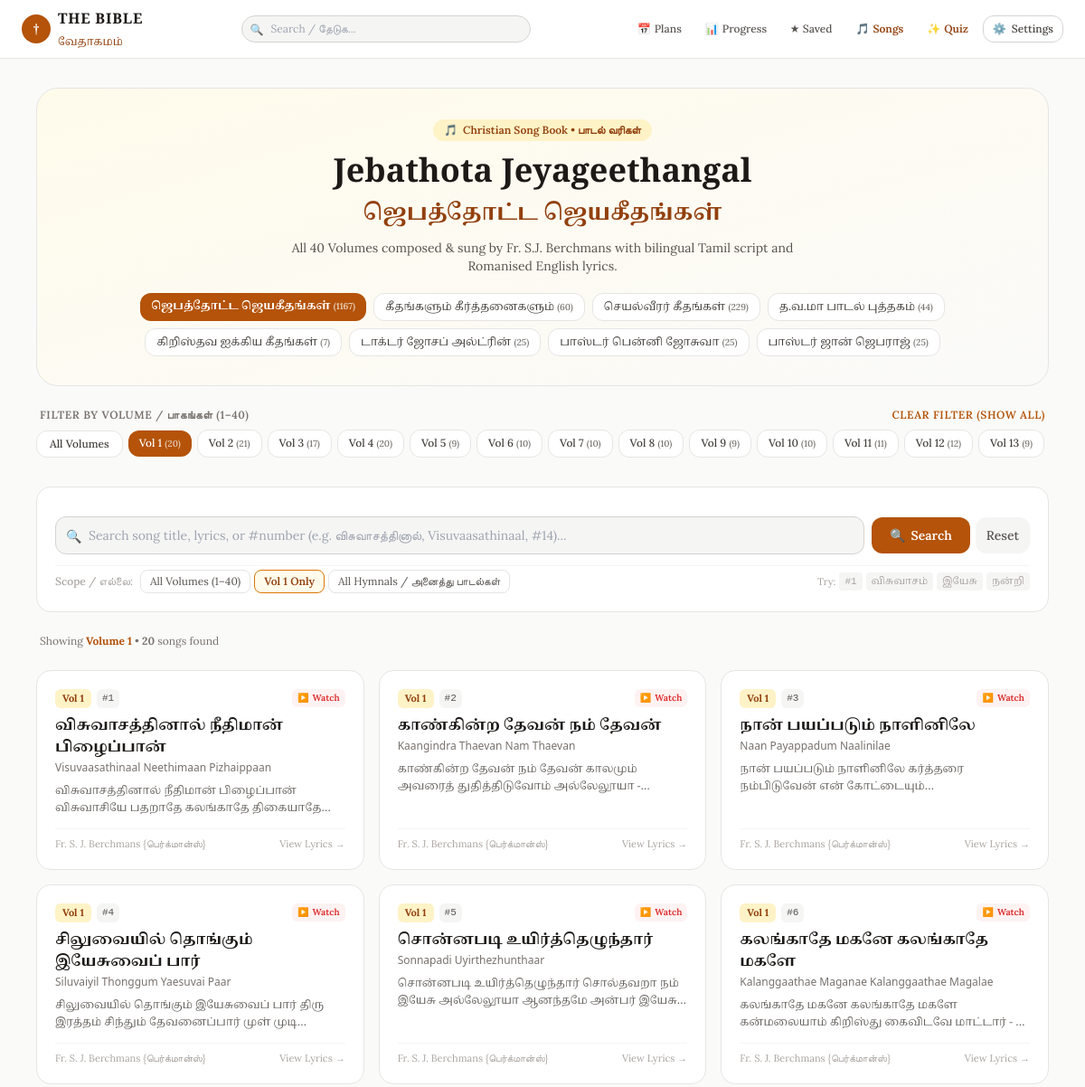
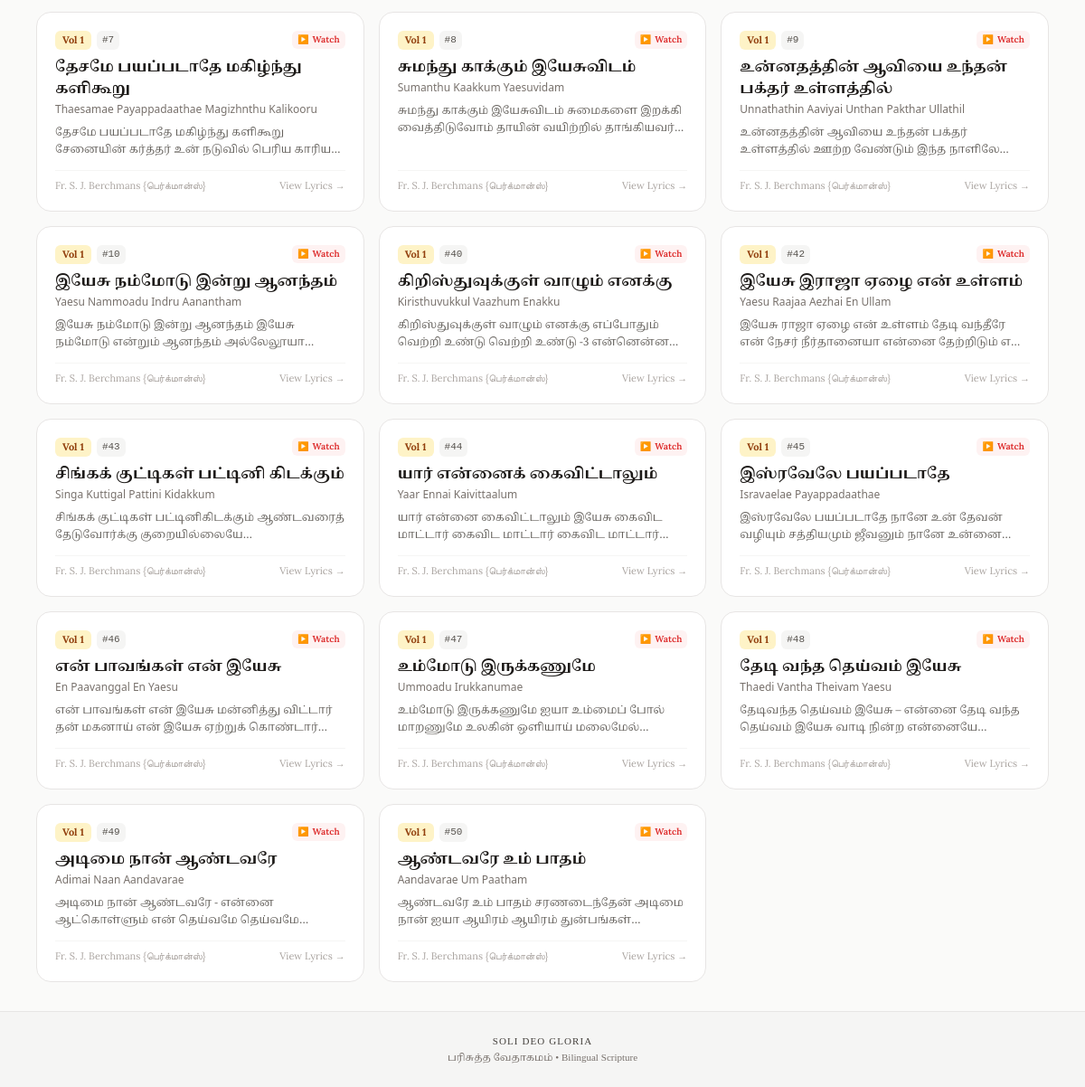
The app's page /songs?book=jebathota&vol=1&canon=protestant with its own data (2 pictures, top to bottom).
### tables this page shows
CREATE TABLE song_books (
            code TEXT PRIMARY KEY,
            name_ta TEXT NOT NULL,
            name_en TEXT NOT NULL,
            display_order INTEGER DEFAULT 0
        );

CREATE TABLE songs (
            id INTEGER PRIMARY KEY,
            songbook_code TEXT NOT NULL,
            songbook_name_ta TEXT,
            songbook_name_en TEXT,
            volume INTEGER DEFAULT 0,
            volume_name TEXT,
            song_number INTEGER DEFAULT 0,
            title_ta TEXT NOT NULL,
            title_en TEXT NOT NULL,
            alternate_title TEXT,
            lyrics_ta TEXT,
            lyrics_en TEXT,
            lyrics_bilingual TEXT,
            author TEXT,
            youtube_url TEXT
        );

### app/main.py (the view)
@app.get("/songs", response_class=HTMLResponse)
async def songs_directory_page(
    request: Request,
    book: str = Query("jebathota"),
    vol: int = Query(None),
    q: str = Query(""),
    page: int = Query(1, ge=1),
    canon: str = Query(None)
):
    active_canon = resolve_canon(request, canon)
    canon_ctx = get_canon_context(active_canon)
    songbooks = get_song_books()
    volumes = get_song_volumes(book)
    clean_q = q.strip() if q else ""
    page_size = 40
    offset = (page - 1) * page_size
    songs_data = get_songs_list(
        songbook_code=book,
        volume=vol,
        query=clean_q,
        limit=page_size,
        offset=offset
    )
    total_count = songs_data["total_count"]
    total_pages = max(1, (total_count + page_size - 1) // page_size)
    return templates.TemplateResponse(
        request=request,
        name="songs.html",
        context={
            **canon_ctx,
            "songbooks": songbooks,
            "volumes": volumes,
            "active_book": book,
            "active_vol": vol,
            "query": clean_q,
            "songs": songs_data["songs"],
            "total_count": total_count,
            "page": page,
            "total_pages": total_pages,
        },
    )

### templates/songs.html (shortened to what this page needs)
{% extends "base.html" %}
{% block content %}
<div class="max-w-6xl mx-auto px-3 sm:px-4 py-4 sm:py-8 space-y-6">
    <div class="bg-gradient-to-br from-amber-50 to-stone-50 dark:from-stone-900 dark:to-stone-950 border border-stone-200 dark:border-stone-800 rounded-3xl p-5 sm:p-8 text-center space-y-3 relative overflow-hidden shadow-xs">
        <div class="inline-flex items-center gap-1.5 px-3 py-1 rounded-full bg-amber-100 dark:bg-amber-900/40 text-amber-800 dark:text-amber-300 text-xs font-semibold">
            <span>🎵</span> <span>Christian Song Book • பாடல் வரிகள்</span>
        </div>
        <h1 class="font-cinzel text-2xl sm:text-4xl font-bold text-stone-900 dark:text-stone-100">
            Jebathota Jeyageethangal
        </h1>
        <h2 class="font-tamil text-lg sm:text-2xl text-amber-800 dark:text-amber-400 font-semibold" translate="no">
            ஜெபத்தோட்ட ஜெயகீதங்கள்
        </h2>
        <p class="text-xs sm:text-sm text-stone-600 dark:text-stone-400 max-w-xl mx-auto">
            All 40 Volumes composed & sung by Fr. S.J. Berchmans with bilingual Tamil script and Romanised English lyrics.
        </p>
        <div class="pt-2 flex flex-wrap justify-center gap-1.5 sm:gap-2">
            {% for sb in songbooks %}
            <a href="/songs?book={{ sb.code }}{% if canon %}&canon={{ canon }}{% endif %}"
               class="px-3 py-1.5 rounded-xl text-xs font-medium transition cursor-pointer {% if active_book == sb.code %}bg-amber-700 text-white font-semibold shadow-xs{% else %}bg-white dark:bg-stone-800 text-stone-700 dark:text-stone-300 border border-stone-200 dark:border-stone-700 hover:border-amber-600{% endif %}">
                <span class="font-tamil" translate="no">{{ sb.name_ta }}</span>
                <span class="text-[10px] opacity-75">({{ sb.song_count }})</span>
            </a>
            {% endfor %}
        </div>
    </div>
    {% if active_book == 'jebathota' and volumes %}
    <div class="space-y-2">
        <div class="flex items-center justify-between text-xs font-semibold text-stone-500 uppercase tracking-wider px-1">
            <span>Filter by Volume / பாகங்கள் (1–40)</span>
            {% if active_vol %}
            <a href="/songs?book=jebathota{% if query %}&q={{ query }}{% endif %}{% if canon %}&canon={{ canon }}{% endif %}"
               class="text-amber-700 dark:text-amber-400 hover:underline">Clear Filter (Show All)</a>
            {% endif %}
        </div>
        <div class="flex items-center gap-1.5 overflow-x-auto pb-2 scrollbar-none text-xs">
            <a href="/songs?book=jebathota{% if query %}&q={{ query }}{% endif %}{% if canon %}&canon={{ canon }}{% endif %}"
               class="px-3.5 py-1.5 rounded-xl shrink-0 transition font-medium {% if not active_vol %}bg-stone-900 text-white dark:bg-stone-100 dark:text-stone-900 font-bold{% else %}bg-white dark:bg-stone-800 text-stone-700 dark:text-stone-300 border border-stone-200 dark:border-stone-700 hover:border-amber-600{% endif %}">
                All Volumes
            </a>
            {% for v in volumes %}
            <a href="/songs?book=jebathota&vol={{ v.volume }}{% if query %}&q={{ query }}{% endif %}{% if canon %}&canon={{ canon }}{% endif %}"
               class="px-3 py-1.5 rounded-xl shrink-0 transition font-medium {% if active_vol == v.volume %}bg-amber-700 text-white font-bold shadow-xs{% else %}bg-white dark:bg-stone-800 text-stone-700 dark:text-stone-300 border border-stone-200 dark:border-stone-700 hover:border-amber-600{% endif %}">
                Vol {{ v.volume }} <span class="text-[10px] opacity-75">({{ v.count }})</span>
            </a>
            {% endfor %}
        </div>
    </div>
    {% endif %}
    <div class="bg-white dark:bg-stone-900 border border-stone-200 dark:border-stone-800 rounded-2xl p-4 sm:p-5 shadow-xs space-y-3">
        <form id="song-search-form" action="/songs" method="get" class="space-y-3">
            <div class="flex flex-col sm:flex-row gap-2 relative">
                <div class="relative flex-1">
                    <input type="text" id="song-search-input" name="q" value="{{ query }}"
                           placeholder="Search song title, lyrics, or #number (e.g. விசுவாசத்தினால், Visuvaasathinaal, #14)..."
                           autocomplete="off"
                           class="w-full text-xs sm:text-sm bg-stone-100 dark:bg-stone-800 border border-stone-300 dark:border-stone-700 rounded-xl pl-9 pr-8 py-2.5 focus:outline-none focus:ring-2 focus:ring-amber-700 text-stone-900 dark:text-stone-100">
                    <span class="absolute left-3 top-3 text-stone-400 text-xs sm:text-sm">🔍</span>
                </div>
                <div class="flex items-center gap-1.5 shrink-0">
                    <button type="submit" class="w-full sm:w-auto px-5 py-2.5 bg-amber-700 hover:bg-amber-800 text-white rounded-xl text-xs sm:text-sm font-semibold transition cursor-pointer flex items-center justify-center gap-1.5 shadow-xs">
                        <span>🔍</span> <span>Search</span>
                    </button>
                    {% if query or active_vol or (active_book and active_book != 'jebathota') %}
                    <a href="/songs?book=jebathota{% if canon %}&canon={{ canon }}{% endif %}"
                       class="px-3 py-2.5 bg-stone-100 dark:bg-stone-800 hover:bg-stone-200 dark:hover:bg-stone-700 text-stone-600 dark:text-stone-300 rounded-xl text-xs sm:text-sm font-medium transition shrink-0"
                       title="Reset search and filters">
                        Reset
                    </a>
                    {% endif %}
                </div>
            </div>
            <div class="flex flex-wrap items-center justify-between gap-2 pt-1 border-t border-stone-100 dark:border-stone-800 text-xs">
                <div class="flex flex-wrap items-center gap-1 text-[11px] sm:text-xs">
                    <span class="text-stone-400 font-medium mr-1">Scope / எல்லை:</span>
                    <label class="inline-flex items-center gap-1 px-2.5 py-1 rounded-lg border cursor-pointer transition {% if not active_vol and active_book != 'all' %}bg-amber-50 dark:bg-amber-950/40 border-amber-600 text-amber-800 dark:text-amber-300 font-semibold{% else %}border-stone-200 dark:border-stone-700 text-stone-600 dark:text-stone-400 hover:bg-stone-50 dark:hover:bg-stone-800{% endif %}">
                        <span>All Volumes (1–40)</span>
                    </label>
                    {% if active_vol %}
                    <label class="inline-flex items-center gap-1 px-2.5 py-1 rounded-lg border cursor-pointer transition bg-amber-50 dark:bg-amber-950/40 border-amber-600 text-amber-800 dark:text-amber-300 font-semibold">
                        <span>Vol {{ active_vol }} Only</span>
                    </label>
                    {% endif %}
                    <label class="inline-flex items-center gap-1 px-2.5 py-1 rounded-lg border cursor-pointer transition {% if active_book == 'all' %}bg-amber-50 dark:bg-amber-950/40 border-amber-600 text-amber-800 dark:text-amber-300 font-semibold{% else %}border-stone-200 dark:border-stone-700 text-stone-600 dark:text-stone-400 hover:bg-stone-50 dark:hover:bg-stone-800{% endif %}">
                        <span>All Hymnals / அனைத்து பாடல்கள்</span>
                    </label>
                </div>
                <div class="hidden md:flex items-center gap-1 text-[11px] text-stone-400">
                    <span>Try:</span>
                    <button type="button" onclick="quickFillSearch('#1')" class="px-1.5 py-0.5 rounded bg-stone-100 dark:bg-stone-800 hover:text-amber-700 font-mono">#1</button>
                    <button type="button" onclick="quickFillSearch('விசுவாசம்')" class="px-1.5 py-0.5 rounded bg-stone-100 dark:bg-stone-800 hover:text-amber-700 font-tamil" translate="no">விசுவாசம்</button>
                    <button type="button" onclick="quickFillSearch('இயேசு')" class="px-1.5 py-0.5 rounded bg-stone-100 dark:bg-stone-800 hover:text-amber-700 font-tamil" translate="no">இயேசு</button>
                    <button type="button" onclick="quickFillSearch('நன்றி')" class="px-1.5 py-0.5 rounded bg-stone-100 dark:bg-stone-800 hover:text-amber-700 font-tamil" translate="no">நன்றி</button>
                </div>
            </div>
        </form>
    </div>
    <div class="flex items-center justify-between text-xs text-stone-500 px-1">
        <div>
            {% if active_vol %}
            <span>Showing <strong class="text-amber-700 dark:text-amber-400 font-bold">Volume {{ active_vol }}</strong> • </span>
            {% endif %}
            <span><strong>{{ total_count }}</strong> songs found</span>
        </div>
    </div>
    {% if songs %}
    <div class="grid grid-cols-1 md:grid-cols-2 lg:grid-cols-3 gap-3 sm:gap-4">
        {% for s in songs %}
        <a href="/songs/{{ s.id }}{% if canon %}?canon={{ canon }}{% endif %}"
           class="group bg-white dark:bg-stone-900 border border-stone-200 dark:border-stone-800 hover:border-amber-600/70 rounded-2xl p-4 sm:p-5 shadow-xs hover:shadow-md transition flex flex-col justify-between space-y-3">
            <div class="space-y-2">
                <div class="flex items-center justify-between text-[11px]">
                    <div class="flex items-center gap-1.5">
                        {% if s.volume and s.volume > 0 %}
                        <span class="px-2 py-0.5 rounded-md bg-amber-100 dark:bg-amber-900/40 text-amber-800 dark:text-amber-300 font-bold">
                            Vol {{ s.volume }}
                        </span>
                        {% endif %}
                        {% if s.song_number and s.song_number > 0 %}
                        <span class="px-1.5 py-0.5 rounded-md bg-stone-100 dark:bg-stone-800 text-stone-600 dark:text-stone-400 font-mono">
                            #{{ s.song_number }}
                        </span>
                        {% endif %}
                    </div>
                    {% if s.youtube_url %}
                    <span class="inline-flex items-center gap-1 text-red-600 text-xs font-semibold px-1.5 py-0.5 rounded-md bg-red-50 dark:bg-red-950/40" title="Watch on YouTube">
                        <span class="text-[10px]">▶️</span> <span class="text-[10px] hidden sm:inline">Watch</span>
                    </span>
                    {% endif %}
                </div>
                <div>
                    <h3 class="font-tamil font-bold text-sm sm:text-base text-stone-900 dark:text-stone-100 group-hover:text-amber-700 dark:group-hover:text-amber-400 transition leading-snug" translate="no">
                        {{ s.title_ta }}
                    </h3>
                    <p class="font-sans text-xs text-stone-500 font-medium mt-0.5">
                        {{ s.title_en }}
                    </p>
                </div>
                {% if s.snippet_ta %}
                <p class="font-tamil text-xs text-stone-600 dark:text-stone-400 line-clamp-2 leading-relaxed opacity-90" translate="no">
                    {{ s.snippet_ta }}...
                </p>
                {% endif %}
            </div>
            <div class="pt-2 border-t border-stone-100 dark:border-stone-800 flex items-center justify-between text-[11px] text-stone-400 group-hover:text-amber-700 transition">
                <span>{{ s.author or "Fr. S.J. Berchmans" }}</span>
                <span>View Lyrics →</span>
            </div>
        </a>
        {% endfor %}
    </div>
    {% endif %}
</div>
{% endblock %}

### templates/base.html (style rules this page uses)
:root { --reader-font-size: 18px; }
.font-tamil { font-family: 'Noto Serif Tamil', serif; line-height: 2.1; }
.verse-text-ta, .verse-ta, .font-tamil { line-height: 1.95 !important; }

### records on screen
song_books: name_ta "ஜெபத்தோட்ட ஜெயகீதங்கள்", song_count "1167"
song_books: name_ta "கீதங்களும் கீர்த்தனைகளும்", song_count "60"
song_books: name_ta "செயல்வீரர் கீதங்கள்", song_count "229"
song_books: name_ta "த.வ.மா பாடல் புத்தகம்", song_count "44"
song_books: name_ta "கிறிஸ்தவ ஐக்கிய கீதங்கள்", song_count "7"
song_books: name_ta "டாக்டர் ஜோசப் அல்ட்ரின்", song_count "25"
song_books: name_ta "பாஸ்டர் பென்னி ஜோசுவா", song_count "25"
song_books: name_ta "பாஸ்டர் ஜான் ஜெபராஜ்", song_count "25"
songs: volume "1", song_number "1", shows "Watch", title_ta "விசுவாசத்தினால் நீதிமான் பிழைப்பான்", title_en "Visuvaasathinaal Neethimaan Pizhaippaan", snippet_ta "விசுவாசத்தினால் நீதிமான் பிழைப்பான் விசுவாசியே பதறாதே கலங்காதே…", author "Fr. S. J. Berchmans {பெர்க்மான்ஸ்}"
songs: volume "1", song_number "2", shows "Watch", title_ta "காண்கின்ற தேவன் நம் தேவன்", title_en "Kaangindra Thaevan Nam Thaevan", snippet_ta "காண்கின்ற தேவன் நம் தேவன் காலமும் அவரைத் துதித்திடுவோம் அல்லேலூயா…", author "Fr. S. J. Berchmans {பெர்க்மான்ஸ்}"
songs: volume "1", song_number "3", shows "Watch", title_ta "நான் பயப்படும் நாளினிலே", title_en "Naan Payappadum Naalinilae", snippet_ta "நான் பயப்படும் நாளினிலே கர்த்தரை நம்பிடுவேன் என்…", author "Fr. S. J. Berchmans {பெர்க்மான்ஸ்}"
songs: volume "1", song_number "4", shows "Watch", title_ta "சிலுவையில் தொங்கும் இயேசுவைப் பார்", title_en "Siluvaiyil Thonggum Yaesuvai Paar", snippet_ta "சிலுவையில் தொங்கும் இயேசுவைப் பார் திரு இரத்தம் சிந்தும் தேவனைப்பார் முள்…", author "Fr. S. J. Berchmans {பெர்க்மான்ஸ்}"
songs: volume "1", song_number "5", shows "Watch", title_ta "சொன்னபடி உயிர்த்தெழுந்தார்", title_en "Sonnapadi Uyirthezhunthaar", snippet_ta "சொன்னபடி உயிர்த்தெழுந்தார் சொல்தவறா நம் இயேசு அல்லேலூயா ஆனந்தமே அன்பர்…", author "Fr. S. J. Berchmans {பெர்க்மான்ஸ்}"
songs: volume "1", song_number "6", shows "Watch", title_ta "கலங்காதே மகனே கலங்காதே மகளே", title_en "Kalanggaathae Maganae Kalanggaathae Magalae", snippet_ta "கலங்காதே மகனே கலங்காதே மகளே கன்மலையாம் கிறிஸ்து கைவிடவே மாட்டார் -…", author "Fr. S. J. Berchmans {பெர்க்மான்ஸ்}"
songs: volume "1", song_number "7", shows "Watch", title_ta "தேசமே பயப்படாதே மகிழ்ந்து களிகூறு", title_en "Thaesamae Payappadaathae Magizhnthu Kalikooru", snippet_ta "தேசமே பயப்படாதே மகிழ்ந்து களிகூறு சேனையின் கர்த்தர் உன் நடுவில் பெரிய…", author "Fr. S. J. Berchmans {பெர்க்மான்ஸ்}"
songs: volume "1", song_number "8", shows "Watch", title_ta "சுமந்து காக்கும் இயேசுவிடம்", title_en "Sumanthu Kaakkum Yaesuvidam", snippet_ta "சுமந்து காக்கும் இயேசுவிடம் சுமைகளை இறக்கி வைத்திடுவோம் தாயின் வயிற்றில்…", author "Fr. S. J. Berchmans {பெர்க்மான்ஸ்}"
songs: volume "1", song_number "9", shows "Watch", title_ta "உன்னதத்தின் ஆவியை உந்தன் பக்தர் உள்ளத்தில்", title_en "Unnathathin Aaviyai Unthan Pakthar Ullathil", snippet_ta "உன்னதத்தின் ஆவியை உந்தன் பக்தர் உள்ளத்தில் ஊற்ற வேண்டும் இந்த…", author "Fr. S. J. Berchmans {பெர்க்மான்ஸ்}"
songs: volume "1", song_number "10", shows "Watch", title_ta "இயேசு நம்மோடு இன்று ஆனந்தம்", title_en "Yaesu Nammoadu Indru Aanantham", snippet_ta "இயேசு நம்மோடு இன்று ஆனந்தம் இயேசு நம்மோடு என்றும் ஆனந்தம்…", author "Fr. S. J. Berchmans {பெர்க்மான்ஸ்}"
songs: volume "1", song_number "40", shows "Watch", title_ta "கிறிஸ்துவுக்குள் வாழும் எனக்கு", title_en "Kiristhuvukkul Vaazhum Enakku", snippet_ta "கிறிஸ்துவுக்குள் வாழும் எனக்கு எப்போதும் வெற்றி உண்டு வெற்றி உண்டு -3…", author "Fr. S. J. Berchmans {பெர்க்மான்ஸ்}"
songs: volume "1", song_number "42", shows "Watch", title_ta "இயேசு இராஜா ஏழை என் உள்ளம்", title_en "Yaesu Raajaa Aezhai En Ullam", snippet_ta "இயேசு ராஜா ஏழை என் உள்ளம் தேடி வந்தீரே என் நேசர் நீர்தானையா என்னை தேற்றிடும்…", author "Fr. S. J. Berchmans {பெர்க்மான்ஸ்}"
songs: volume "1", song_number "43", shows "Watch", title_ta "சிங்கக் குட்டிகள் பட்டினி கிடக்கும்", title_en "Singa Kuttigal Pattini Kidakkum", snippet_ta "சிங்கக் குட்டிகள் பட்டினிகிடக்கும் ஆண்டவரைத் தேடுவோர்க்கு…", author "Fr. S. J. Berchmans {பெர்க்மான்ஸ்}"
songs: volume "1", song_number "44", shows "Watch", title_ta "யார் என்னைக் கைவிட்டாலும்", title_en "Yaar Ennai Kaivittaalum", snippet_ta "யார் என்னை கைவிட்டாலும் இயேசு கைவிட மாட்டார் கைவிட மாட்டார் கைவிட…", author "Fr. S. J. Berchmans {பெர்க்மான்ஸ்}"
songs: volume "1", song_number "45", shows "Watch", title_ta "இஸ்ரவேலே பயப்படாதே", title_en "Isravaelae Payappadaathae", snippet_ta "இஸ்ரவேலே பயப்படாதே நானே உன் தேவன் வழியும் சத்தியமும் ஜீவனும் நானே…", author "Fr. S. J. Berchmans {பெர்க்மான்ஸ்}"
songs: volume "1", song_number "46", shows "Watch", title_ta "என் பாவங்கள் என் இயேசு", title_en "En Paavanggal En Yaesu", snippet_ta "என் பாவங்கள் என் இயேசு மன்னித்து விட்டார் தன் மகனாய் என் இயேசு ஏற்றுக்…", author "Fr. S. J. Berchmans {பெர்க்மான்ஸ்}"
songs: volume "1", song_number "47", shows "Watch", title_ta "உம்மோடு இருக்கணுமே", title_en "Ummoadu Irukkanumae", snippet_ta "உம்மோடு இருக்கணுமே ஐயா உம்மைப் போல் மாறணுமே உலகின் ஒளியாய்…", author "Fr. S. J. Berchmans {பெர்க்மான்ஸ்}"
songs: volume "1", song_number "48", shows "Watch", title_ta "தேடி வந்த தெய்வம் இயேசு", title_en "Thaedi Vantha Theivam Yaesu", snippet_ta "தேடிவந்த தெய்வம் இயேசு – என்னை தேடி வந்த தெய்வம் இயேசு வாடி நின்ற…", author "Fr. S. J. Berchmans {பெர்க்மான்ஸ்}"
songs: volume "1", song_number "49", shows "Watch", title_ta "அடிமை நான் ஆண்டவரே", title_en "Adimai Naan Aandavarae", snippet_ta "அடிமை நான் ஆண்டவரே - என்னை ஆட்கொள்ளும் என் தெய்வமே…", author "Fr. S. J. Berchmans {பெர்க்மான்ஸ்}"
songs: volume "1", song_number "50", shows "Watch", title_ta "ஆண்டவரே உம் பாதம்", title_en "Aandavarae Um Paatham", snippet_ta "ஆண்டவரே உம் பாதம் சரணடைந்தேன் அடிமை நான் ஐயா ஆயிரம் ஆயிரம்…", author "Fr. S. J. Berchmans {பெர்க்மான்ஸ்}"

### other values on screen
{{ v.volume }} "1" "2" "3" "4" "5" "6" "7" "8" "9" "10" "11" "12" "13"
{{ v.count }} "20" "21" "17" "20" "9" "10" "10" "10" "9" "10" "11" "12" "9"
{{ active_vol }} "1"
{{ total_count }} "20"
